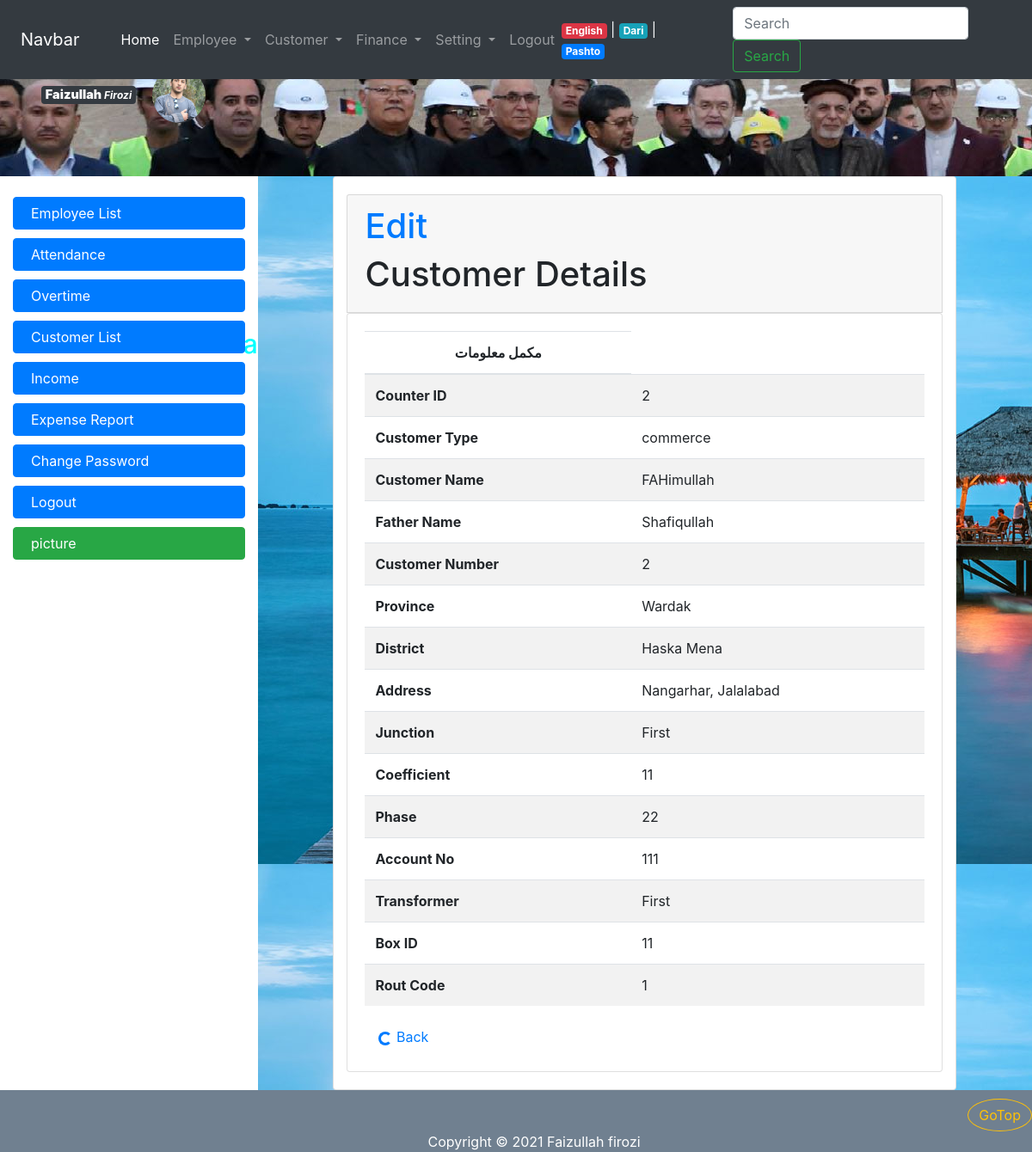
The page /customer_list_details.php?counter_id=2 (signed in) on the database its author committed.
### tables this page shows
CREATE TABLE IF NOT EXISTS `employee` (
  `employee_id` int(11) NOT NULL AUTO_INCREMENT,
  `firstname` varchar(32) NOT NULL,
  `lastname` varchar(32) NOT NULL,
  `fathername` varchar(32) NOT NULL,
  `gender` tinyint(1) NOT NULL,
  `birth_year` int(11) NOT NULL,
  `nic` varchar(64) NOT NULL,
  `marital_status` tinyint(1) NOT NULL,
  `province_id` int(11) DEFAULT NULL,
  `district` varchar(64) NOT NULL,
  `address` varchar(255) DEFAULT NULL,
  `email` varchar(255) DEFAULT NULL,
  `degree_id` int(11) NOT NULL,
  `photo` varchar(128) DEFAULT NULL,
  `hire_date` date NOT NULL,
  `resign_date` date DEFAULT NULL,
  PRIMARY KEY (`employee_id`),
  UNIQUE KEY `nic` (`nic`),
  UNIQUE KEY `email` (`email`),
  KEY `employee_province_fk` (`province_id`),
  KEY `employee_degree_fk` (`degree_id`)
);

CREATE TABLE IF NOT EXISTS `counterbox` (
  `counter_id` int(11) NOT NULL,
  `customer_type` tinyint(1) NOT NULL,
  `coeffecent` int(11) NOT NULL,
  `phase` tinyint(4) NOT NULL,
  `account_no` int(11) NOT NULL,
  `customer_no` int(11) NOT NULL,
  `customer_name` varchar(128) NOT NULL,
  `father_name` varchar(32) DEFAULT NULL,
  `province_id` int(11) NOT NULL,
  `district` varchar(64) NOT NULL,
  `address` varchar(255) DEFAULT NULL,
  `junction` varchar(128) NOT NULL,
  `transformer` varchar(128) NOT NULL,
  `box_id` varchar(128) NOT NULL,
  `rout_code` varchar(255) NOT NULL,
  PRIMARY KEY (`counter_id`),
  KEY `province_counterbox_fk` (`province_id`)
);

CREATE TABLE IF NOT EXISTS `province` (
  `province_id` int(11) NOT NULL AUTO_INCREMENT,
  `province_name` varchar(32) NOT NULL,
  PRIMARY KEY (`province_id`),
  UNIQUE KEY `province_name` (`province_name`)
);

### local/en.php (called while the page is built, shortened)
<?php
$banner_title = " Welcom To Breshna Compani Website ";
$menu_home = "Home";
$menu_employee = "Employee";
$menu_employee_list = "Employee List";
$menu_attendance = "Attendance";
$menu_overtime = "Overtime";
$menu_customer = "Customer";
$menu_finance = "Finance";
$menu_setting = "Setting";
$menu_change_password = "Change Password";
$menu_expense_report = "Expense Report";
$menu_customer_list = "Customer List";
$menu_income = "Income";
$menu_logout = "Logout";
$menu_lang_pashto = "Pashto";
$menu_lang_english = "English";
$menu_lang_dari = "Dari";
?>

### connection.php (called while the page is built, shortened)
<?php  ob_start();
			$server = "localhost";
			$username = "root";
			$password = "";
			$database = "breshna";
	$con = mysqli_connect($server, $username, $password);
	mysqli_select_db($con,$database);
	function getValue($value){
		global $con;
		return mysqli_real_escape_string($con, $value);
	}
?>

### customer_list_details.php (the view, shortened to what this page needs)
<?php require_once("top.php"); ?>
<?php require_once("connection.php"); restrict(1,9,9,1); ?>
<?php
   $customer_details =  mysqli_query($con, "SELECT * FROM counterbox INNER JOIN province ON province.province_id = counterbox.province_id WHERE counter_id=" . getValue($_GET["counter_id"]));
    $row_customer_details = mysqli_fetch_assoc($customer_details);
?>
<div class="card card-body col-lg-10 offset-lg-1">
<div class="card card-header">
<a href="customer_edit.php?counter_id=<?php echo $row_customer_details["counter_id"]; ?>" class="pull-right">  <h1 >Edit <span class="glyphicon glyphicon-info-sign "></span></h1></a>
<h1>Customer Details </h1>
</div>
<div class="card card-body ">
<table class="table table-striped table-hover ">
<thead> <tr><th class="text-center">مکمل معلومات </th></tr></thead>
<tr>
<th >Counter ID</th>
<td ><?php echo $row_customer_details["counter_id"]; ?></td>
</tr>
<tr>
<th >Customer Type</th>
<td ><?php if($row_customer_details["customer_type"] == 0) { echo "Personal";} else { echo "commerce";} ?></td>
</tr>
<tr>
<th >Customer Name</th>
<td ><?php echo $row_customer_details["customer_name"]; ?></td>
</tr>
<tr>
<th >Father Name</th>
<td ><?php echo $row_customer_details["father_name"]; ?></td>
</tr>
<tr>
<th >Customer Number</th>
<td ><?php echo $row_customer_details["customer_no"]; ?></td>
</tr>
<tr>
<th >Province</th>
<td ><?php echo $row_customer_details["province_name"]; ?></td>
</tr>
<tr>
<th >District</th>
<td ><?php echo $row_customer_details["district"]; ?></td>
</tr>
<tr>
<th >Address</th>
<td ><?php echo $row_customer_details["address"]; ?></td>
</tr>
<tr>
<th >Junction</th>
<td ><?php echo $row_customer_details["junction"]; ?></td>
</tr>
<tr>
<th  >Coefficient</th>
<td  ><?php echo $row_customer_details["coeffecent"]; ?></td>
</tr>
<tr>
<th  >Phase</th>
<td  ><?php echo $row_customer_details["phase"]; ?></td>
</tr>
<tr>
<th  >Account No</th>
<td  ><?php echo $row_customer_details["account_no"]; ?></td>
</tr>
<tr>
<th  >Transformer</th>
<td  ><?php echo $row_customer_details["transformer"]; ?></td>
</tr>
<tr>
<th  >Box ID </th>
<td  ><?php echo $row_customer_details["box_id"]; ?></td>
</tr>
<tr>
<th  >Rout Code </th>
<td  ><?php echo $row_customer_details["rout_code"]; ?></td>
</tr>
</table>
    <a href="customer_list.php" class="nav-link"><span class="spinner-border spinner-border-sm"></span> Back </a>
</div>
</div>
</div>
<?php require_once("footer.php"); ?>

### top.php (shortened to what this page needs)
<?php
        if(isset($_SESSION["lang"])){
                 require_once($_SESSION["lang"]);
              }
              else {
                  require_once("local/en.php");
              }
?>
<!DOCTYPE html>
<html>
<head>
    <link rel="stylesheet" type="text/css" href="css/bootstrap.min.css">
    <link rel="stylesheet" type="text/css" href="css/bootstrap-grid.min.css">
    <link rel="stylesheet" type="text/css" href="css/bootstrap-reboot.min.css">
    <link  rel="stylesheet" type="text/css" href="cal/calendar-blue2.css"/>
    <link rel="stylesheet" type="text/css" href="css/style.css">
    <link rel="stylesheet" type="text/css" href="sliderengine/amazingslider-1.css">
</head>
<body>
    <div class="container col-lg-12 col-md-12 col-sm-12 col-xs-12">
        <div id="banner" class="row">
            <?php if(isset($_SESSION["login"])) { ?>
                <?php
                $server = "localhost";
                $username = "root";
                $password = "";
                $database = "breshna";
                $con = mysqli_connect($server, $username, $password);
                mysqli_select_db($con,$database);
                $photo = mysqli_query($con, "SELECT photo, firstname, lastname FROM employee WHERE employee_id=". $_SESSION["login"]);
                $row_photo = mysqli_fetch_assoc($photo);
                ?>
                <div class="mx-5 m-4"  >
    <span class="badge badge-dark" >
    <big ><b ><?php echo $row_photo["firstname"]; ?></b></big>
    <i ><?php echo $row_photo["lastname"]; ?></i>
</span>
                    <img class="rounded-circle col-lg-1 co-md-3 col-sm-2 col-xs-3 " src="<?php echo $row_photo["photo"]; ?>"  alt="د برښنا شرکت ویب سایټ ته ښه راغلاست">
                </div>
            <?php } ?>
            <h3 id="bannerh1" class="col-lg-8  col-md-7 col-sm-7 col-xs-12" ><marquee <?php if (isset($_SESSION["lang"]) && $_SESSION["lang"] != "local/en.php"){ echo 'direction="right"';  }; ?> > <?php echo $banner_title; ?> </marquee></h3>
    </div>
       <div id="menu" class="row fixed-top">
       <?php  if(isset($_SESSION["login"])) {  ?>
           <nav class="navbar navbar-expand-lg navbar-dark fixed-top bg-dark col-lg-12 ">
               <a  class="navbar-brand mx-4" href="#">Navbar</a>
               <div class="collapse navbar-collapse mx-3" id="navbarSupportedContent">
                   <ul class="navbar-nav mr-auto">
                       <li class="nav-item active">
                           <a class="nav-link" href="home.php"><?php echo $menu_home; ?><span class="sr-only">(current)</span></a>
                       </li>
                       <li class="nav-item dropdown">
                           <a class="nav-link dropdown-toggle" href="#" id="navbarDropdown" role="button" data-toggle="dropdown" aria-haspopup="true" aria-expanded="false">
                               <?php echo $menu_employee; ?>
                           </a>
                       </li>
                       <li class="nav-item dropdown">
                           <a class="nav-link dropdown-toggle" href="#" id="navbarDropdown" role="button" data-toggle="dropdown" aria-haspopup="true" aria-expanded="false">
                               <?php echo $menu_customer; ?>
                           </a>
                       </li>
                       <li class="nav-item dropdown">
                           <a class="nav-link dropdown-toggle" href="#" id="navbarDropdown" role="button" data-toggle="dropdown" aria-haspopup="true" aria-expanded="false">
                               <?php echo $menu_finance; ?>
                           </a>
                       </li>
                       <li class="nav-item dropdown">
                           <a class="nav-link dropdown-toggle" href="#" id="navbarDropdown" role="button" data-toggle="dropdown" aria-haspopup="true" aria-expanded="false">
                               <?php echo $menu_setting; ?>
                           </a>
                       </li>
                       <li class="nav-item">
                           <a class="nav-link" href="logout.php" ><?php echo $menu_logout; ?></a>
                       </li>
                   </ul>
                       <span class="nav-item text-light mr-5">
                           <a href="switch.php?lang=en" class="badge badge-danger"> <?php echo $menu_lang_english; ?> </a> |
                           <a href="switch.php?lang=dr" class="badge badge-info"> <?php echo $menu_lang_dari; ?> </a> |
                           <a href="switch.php?lang=ps" class="badge badge-primary"> <?php echo $menu_lang_pashto; ?> </a>
                       </span>
                   <form class="form-inline my-2 my-lg-0">
                       <input class="form-control mr-sm-2" type="search" placeholder="Search" aria-label="Search">
                       <button class="btn btn-outline-success my-1 my-sm-0" type="submit">Search</button>
                   </form>
               </div>
           </nav>
        <?php  } ?>
    </div>
    <div id="body" class="row">
        <?php if (isset($_SESSION["login"])) { ?>
        <div id="nav-bar" class="col-lg-3 col-md-3 col-sm-4 col-xs-12">
            <br>
            <a class="btn btn-primary" href="employee_list.php"><span class="glyphicon glyphicon-th-list"></span> <?php echo $menu_employee_list; ?></a>
            <a class="btn btn-primary" href="employee_attendance.php"><span class="glyphicon glyphicon-calendar"></span> <?php echo $menu_attendance; ?></a>
            <a class="btn btn-primary" href="employee_overtime.php"><span class="glyphicon glyphicon-time"></span><?php echo $menu_overtime; ?> </a>
            <a class="btn btn-primary" href="customer_list.php"><span class="glyphicon glyphicon-user"></span><?php echo $menu_customer_list; ?></a>
            <a class="btn btn-primary" href="#"><span class="glyphicon glyphicon-usd"></span><span class="glyphicon glyphicon-chevron-right"></span> <?php echo $menu_income; ?></a>
            <a class="btn btn-primary" href="#"><span class="glyphicon glyphicon-usd"></span><span class="glyphicon glyphicon-chevron-left"></span> <?php echo $menu_expense_report; ?></a>
            <a id="btn" class="btn btn-primary" href="change_password.php"><span class="glyphicon glyphicon-lock"></span> <?php echo $menu_change_password; ?> </a>
            <a id="btn" class="btn btn-primary" href="logout.php"><span class="glyphicon glyphicon-log-out"></span> <?php echo $menu_logout; ?> </a>
            <a class="btn btn-success" href="pic.php"><span class="glyphicon glyphicon-picture"></span> picture </a>
        </div>
        <?php }  ?>
        <?php if (isset($_SESSION["login"])) { ?>
        <div id="content" class="col-lg-9 col-md-9 col-sm-8 col-xs-12">
<?php } else { ?>
            <div id="content" class="col-lg-12 col-md-12 col-sm-12 col-xs-12">
                <?php  } ?>

### css/style.css (style rules this page uses)
* { margin: 0; padding: 0; }
.container { width: 100%; }
#banner { margin-top: 55px; height: 150px; background-image: url(../images/thems/Untitled.png); }
#bannerh1 { font-size: 30px; margin-top: -60px; color: aqua; }
#nav-bar { min-height: 500px; }
#nav-bar a { display: block; margin-bottom: 10px; text-align: left; padding-left: 20px; }
#content { min-height: 750px; background-image: url(../images/thems/img10.jpg); }

### rows shown on the page
employee: firstname "Faizullah", lastname "Firozi", photo (picture)
counterbox: counter_id "2", customer_name "FAHimullah", father_name "Shafiqullah", customer_no "2", province.province_name "Wardak", district "Haska Mena", address "Nangarhar, Jalalabad", junction "First", coeffecent "11", phase "22", account_no "111", transformer "First", box "11", rout_code "1"

### other values the page prints
$banner_title "Welcom To Breshna Compani Website"
$menu_home "Home"
$menu_employee "Employee"
$menu_customer "Customer"
$menu_finance "Finance"
$menu_setting "Setting"
$menu_logout "Logout"
$menu_lang_english "English"
$menu_lang_dari "Dari"
$menu_lang_pashto "Pashto"
$menu_employee_list "Employee List"
$menu_attendance "Attendance"
$menu_overtime "Overtime"
$menu_customer_list "Customer List"
$menu_income "Income"
